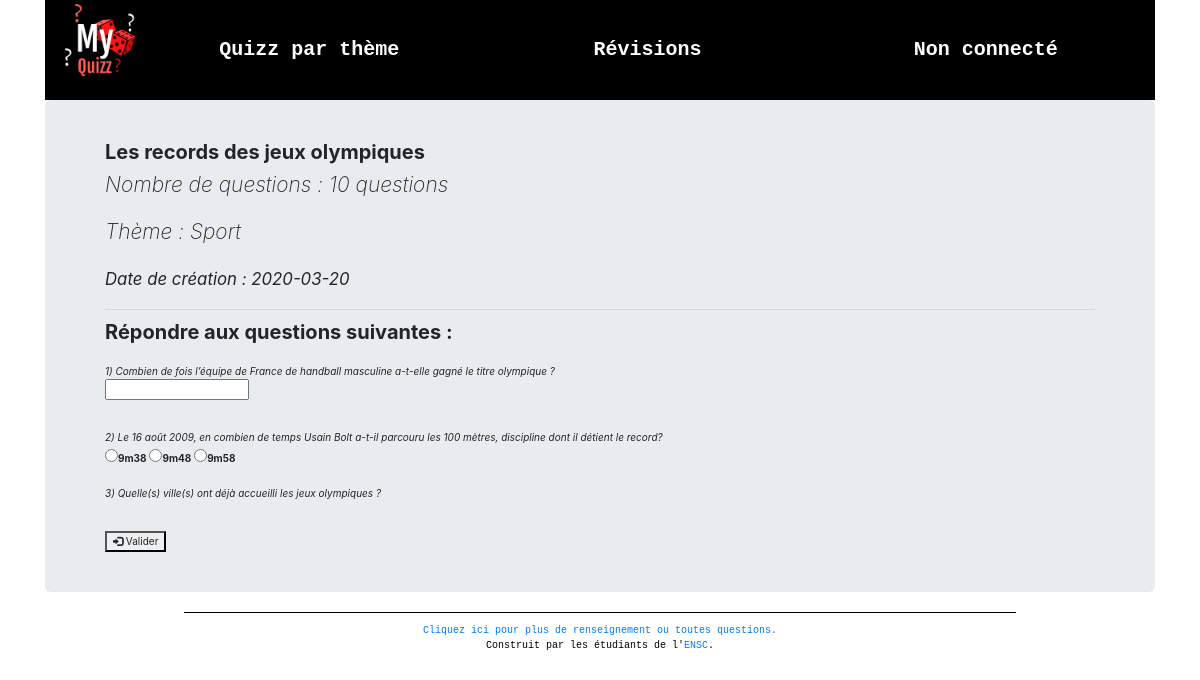
/quiz.php?id=1, run on the app's committed database.
### tables this page shows
CREATE TABLE `quiz` (
  `quiz_id` int(11) NOT NULL,
  `quiz_nom` varchar(255) NOT NULL,
  `nbquestions` int(11) DEFAULT 10,
  `datecreation` date NOT NULL DEFAULT current_timestamp(),
  `id_theme` int(11) NOT NULL,
  `ut_nom` varchar(255) NOT NULL
);

CREATE TABLE `theme` (
  `theme_id` int(11) NOT NULL,
  `theme_nom` varchar(255) NOT NULL,
  `genre_id` int(11) NOT NULL
);

CREATE TABLE `question` (
  `ques_id` int(11) NOT NULL,
  `ques_type` enum('texte','radio','checkbox') NOT NULL,
  `ques_cont` varchar(255) NOT NULL,
  `quiz_id` int(11) NOT NULL
);

CREATE TABLE `reponse` (
  `rep_id` int(11) NOT NULL,
  `rep_cont` varchar(255) NOT NULL,
  `rep_niveau` enum('facile','intermédiaire','difficile') NOT NULL,
  `rep_estVrai` enum('vrai','faux') NOT NULL DEFAULT 'faux',
  `ques_id` int(11) NOT NULL
);

### includes/function.php (called while the page is built, shortened)
<?php
function getDb() {
    try{
		return new PDO("mysql:host=localhost;dbname=myquizz;charset=utf8", 'root', '', array(PDO::ATTR_ERRMODE => PDO::ERRMODE_EXCEPTION));
    }
    catch(PDOException $e){
        echo "Erreur : " . $e->getMessage();
    }
}
function isUserConnected()
{
    return isset($_SESSION['login']);
}
?>

### quiz.php (the view, shortened to what this page needs)
<?php
	require_once "includes/function.php";
	$quizId = $_GET['id'];
	$stmt = getDb()->prepare('select * from quiz where quiz_id=?');
	$stmt->execute(array($quizId));
	$quizs = $stmt->fetch();
	$stmt2 = getDb()->prepare('select * from question where quiz_id=?');
	$stmt2->execute(array($quizId));
	$questions = $stmt2->fetchAll();
	$stmt3 = getDb()->prepare('select * from reponse');
	$stmt3->execute(array());
	$reponses = $stmt3->fetchAll();
	$stmt4 = getDb()->prepare('select * from theme where theme_id =?');
	$stmt4->execute(array($_GET['id']));
	$themes = $stmt4->fetch();
?>
<!doctype html>
<html>
	<?php
		require_once "includes/head.php";
	?>
	<body>
		<div class="container">
			<?php require_once "includes/header.php"; ?>
			<div class="jumbotron">
				<h2><strong><?= $quizs['quiz_nom'] ?></strong></h2>
				<p><em>Nombre de questions : <?= $quizs['nbquestions'] ?> questions</em></p>
				<p><em>Thème : <?= $themes['theme_nom'] ?></em></p>
				<p><em><small>Date de création : <?= $quizs['datecreation'] ?></small></em></p>
				<hr/>
				<h2> <strong>Répondre aux questions suivantes : </strong></h2><br/>
				<form action="resultat.php?id=<?= $quizs['quiz_id'] ?>" Method="POST">
					<?php $i=1;?>
					<?php foreach ($questions as $question) { ?>
						<em><?=$i?>) <?= $question['ques_cont'] ?></em><br/><?php
						if ($question['ques_type']=="texte"){?>
							<input type="text" name='<?= $question["ques_id"]?>' size="17" /><br/>
						<?php }
						if ($question['ques_type']=="radio"){
							foreach ($reponses as $reponse) {
								if ($reponse['ques_id']==$question['ques_id']){ ?>
									<label><input type="radio" name='<?= $question["ques_id"]?>' value="<?= $reponse['rep_cont'] ?>"/><?= $reponse['rep_cont'] ?></label><?php
						} } }
						$i++;
					?><br/><br/>
				<?php 		  } ?>
				<button type="submit" name="validation" class="boutonC"><span class="glyphicon glyphicon-log-in"></span> Valider</button>
			</form>
			</div>
			<?php require_once "includes/footer.php"; ?>
		</div>
	</body>
</html>

### includes/head.php (shortened to what this page needs)
<head>
	  <link rel="stylesheet" href="css/style.css"/>
	  <link rel="stylesheet" href="https://maxcdn.bootstrapcdn.com/bootstrap/4.0.0/css/bootstrap.min.css">
	  <link rel="stylesheet" href="https://maxcdn.bootstrapcdn.com/bootstrap/4.0.0/css/bootstrap.min.css">
      <link href="bootstrap/css/bootstrap.min.css" rel="stylesheet">
    <link rel="stylesheet" href="https://maxcdn.bootstrapcdn.com/bootstrap/4.0.0/css/bootstrap.min.css"/>
</head>

### includes/header.php (shortened to what this page needs)
<?php
	require_once "includes/function.php";
	$stmt = getDb()->prepare('select * from theme where genre_id="1"');
	$stmt->execute(array());
	$autres = $stmt->fetchAll();
	$stmt2 = getDb()->prepare('select * from theme where genre_id="2"');
	$stmt2->execute(array());
	$revisions = $stmt2->fetchAll()
?>
<header>
    <nav>
        <ul>
<?php if(isUserConnected())
			{
				if (isJoueur()) { ?>
			 <div id="logo">  <p><a href="page1.php"><img src="images/logo1.png" width="80" /></a></p></div>
            <li>Quizz par thème
                <ul class="sous">
                    <?php foreach ($autres as $theme) { ?>
						<li><a class="link" href="index_quiz.php?id=<?= $theme['theme_id'] ?>"><?= $theme['theme_nom'] ?></a></li>
				<?php } ?>
                </ul>
            </li>
            <li>Révisions
                <ul class="sous">
                    <?php foreach ($revisions as $revision) { ?>
						<li><a class="link" href="index_quiz.php?id=<?= $revision['theme_id'] ?>"><?= $revision['theme_nom'] ?></a></li>
				<?php } ?>
                </ul>
            </li>
					<li> Bienvenue <?= $_SESSION['login'] ?><b class="caret"></b>
						<ul class="sous">
							<li ><a class="link" href ="logout.php">Déconnexion</a></li>
							<li ><a class="link" href ="hist.php">Historique/statistique</a></li>
							 <li ><a class="link" href ="profil.php">Mon profil</a></li>
						</ul>
					</li>
			 <?php } ?>
				<?php if (isAdmin()) { ?>
				<div id="logo">  <p><a href="page1.php"><img src="images/logo1.png" width="80" /></a></p></div>
            <li>Quizz par thème
                <ul class="sous">
                    <?php foreach ($autres as $theme) { ?>
						<li><a class="link" href="index_quiz.php?id=<?= $theme['theme_id'] ?>"><?= $theme['theme_nom'] ?></a></li>
				<?php } ?>
				<li><a class="link" href="add_theme.php?id=1">Ajouter un thème </a></li>
                </ul>
            </li>
            <li>Révisions
                <ul class="sous">
                    <?php foreach ($revisions as $revision) { ?>
						<li><a class="link" href="index_quiz.php?id=<?= $revision['theme_id'] ?>"><?= $revision['theme_nom'] ?></a></li>
				<?php } ?>
				<li><a class="link" href="add_theme.php?id=2">Ajouter une révision </a></li	 >
                </ul>
            </li>
					<li> Bienvenue <?= $_SESSION['login'] ?><b class="caret"></b>
						<ul class="sous">
							<li ><a class="link" href ="logout.php">Déconnexion</a></li>
							<li ><a class="link" href ="hist.php">Historique/statistique</a></li>
							 <li ><a class="link" href ="profil.php">Mon profil</a></li>
						</ul>
					</li>
			<?php }
			} else { ?>
			<div id="logo">  <p><img src="images/logo1.png" width="80" /></p></div>
            <li>Quizz par thème
            </li>
            <li>Révisions
            </li>
					<li>Non connecté
					</li>
				<?php } ?>
        </ul>
    </nav>
</header>

### includes/footer.php
<footer>
        <hr size="4" color ="black" width="75%">
        <a href="mailto:eduboz@ensc.fr">Cliquez ici pour plus de renseignement ou toutes questions.</a>
        <br/>
        Construit par les étudiants de l'<a href="https://www.ensc.fr">ENSC</a>.
</footer>

### css/style.css (style rules this page uses)
body { width:100%; font-family : Courier New; }
header { font-family : Courier New; color:white; list-style:none; text-align:center; }
header nav { color : white; }
header nav ul { list-style:none; margin:0; padding:0; display:flex; }
header nav ul li { margin:0; padding:0; width:100%; height:100px; text-align:center; background-color:black; line-height:100px; font-weight:bold; font-size:20px; align-items:center; }
header nav li { display: inline-block; margin:0px 19px; padding:10px; }
nav ul::after { content:""; display:table; clear:both; }
footer { text-align:center; color:black; font-family:Courier New, Courier, monospace; }
#logo { margin-left:0; padding-left:15px; background-color:black; }

### data on the page
quiz: quiz_nom "Les records des jeux olympiques", nbquestions "10", datecreation "2020-03-20"
theme: theme_nom "Sport"
question: ques_cont "Combien de fois l’équipe de France de handball masculine a-t-elle gagné le titre olympique ?"
question: ques_cont "Le 16 août 2009, en combien de temps Usain Bolt a-t-il parcouru les 100 mètres, discipline dont il détient le record?"
reponse: rep_cont "9m38"
reponse: rep_cont "9m48"
reponse: rep_cont "9m58"
question: ques_cont "Quelle(s) ville(s) ont déjà accueilli les jeux olympiques ?"
